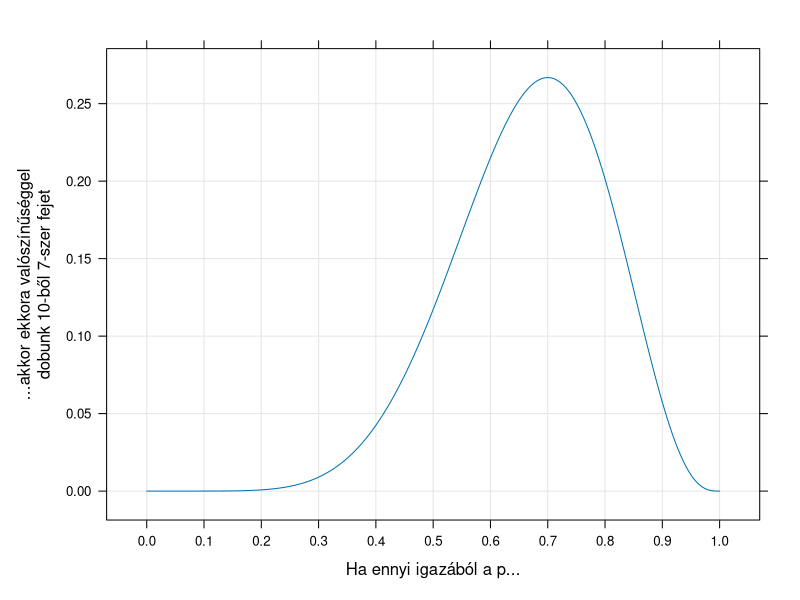
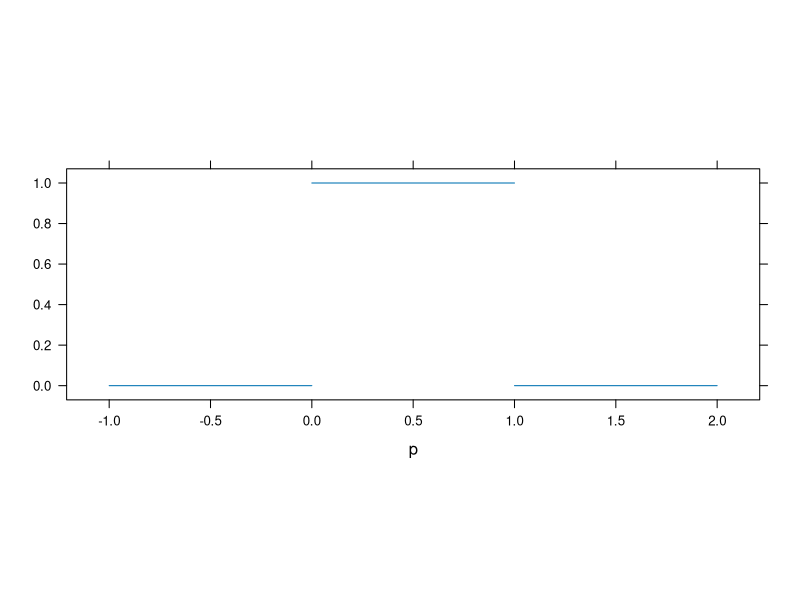
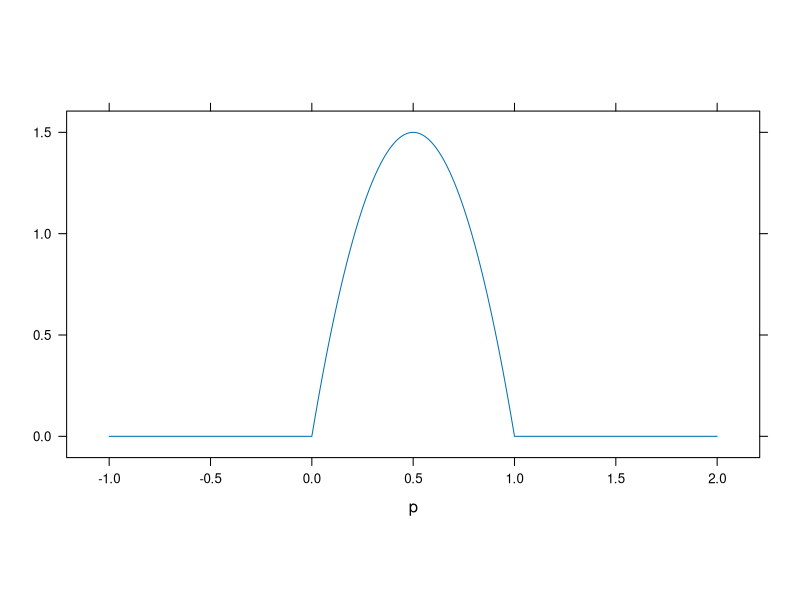
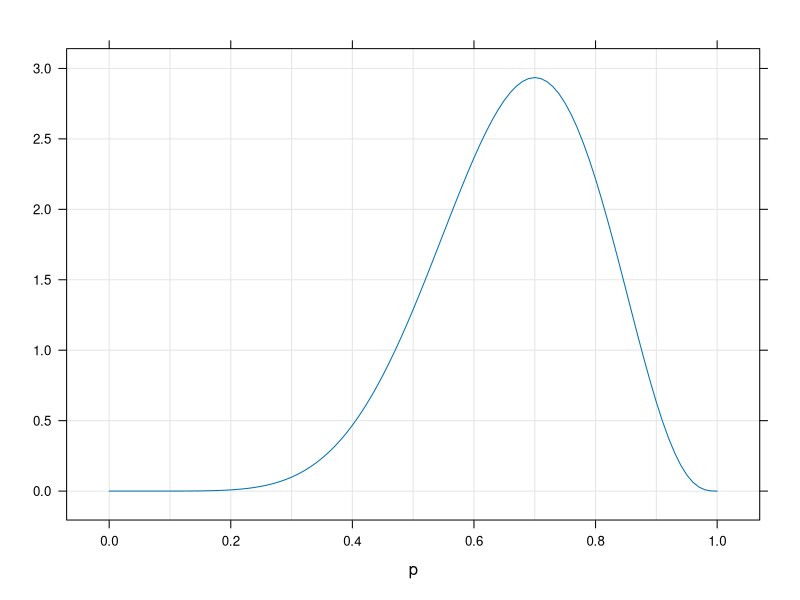
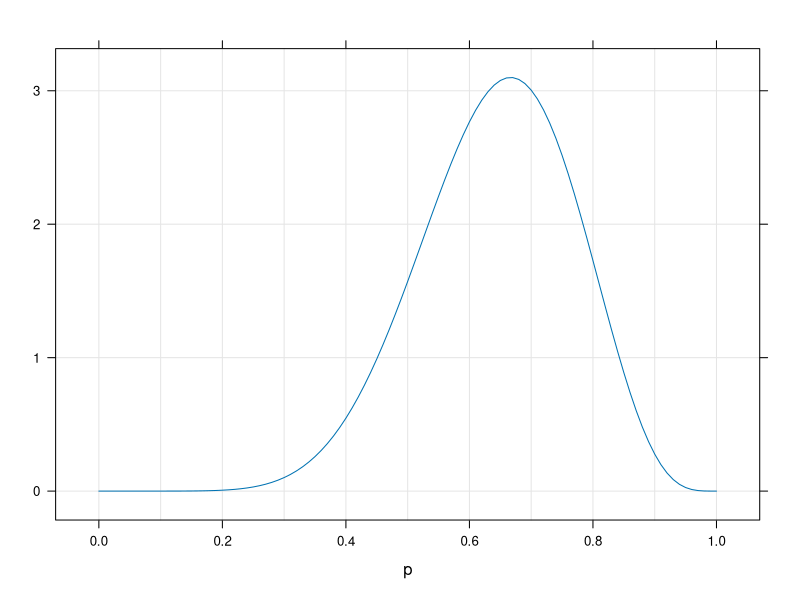
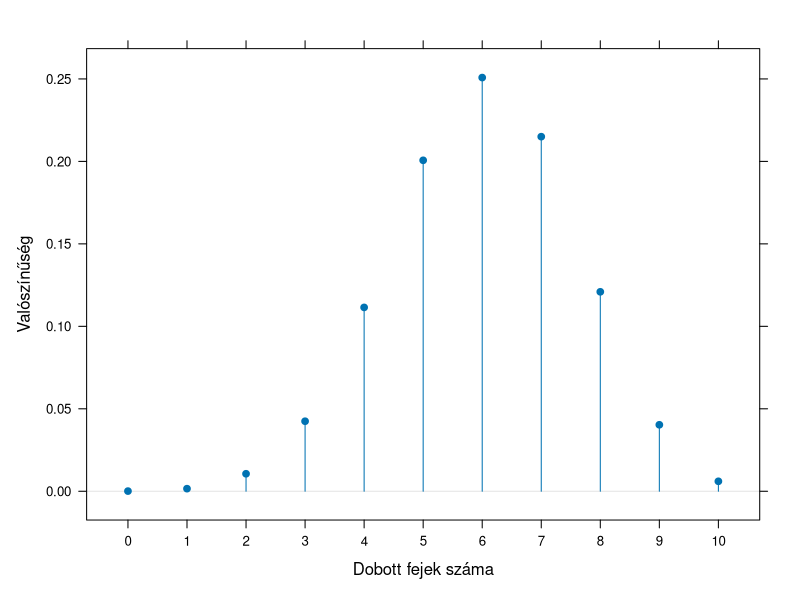

Source code (R) for these figures, in order:
## ---- chunk 1
distr01panel <- function( ... ) {
  lattice::panel.abline( v = seq( 0, 1, 0.1 ), col = lattice::trellis.par.get("reference.line")$col )
  lattice::panel.grid( h = -1, v = 0 )
  lattice::panel.xyplot( ... )
}
set.seed(1)
## ---- chunk 2
lattice::xyplot( dbinom( 7, 10, seq( 0, 1, 0.001 ) )~seq( 0, 1, 0.001 ), type = "l",
                 scales = list( x = list( at = seq( 0, 1, 0.1 ) ), y = list( at = seq( 0, 0.25, 0.05 ) ) ),
                 xlab = "Ha ennyi igazából a p...", ylab = "...akkor ekkora valószínűséggel\ndobunk 10-ből 7-szer fejet",
                 panel = distr01panel )
## ---- chunk 3
cat("<div style='text-align: right;border-bottom: 1px solid black; width: 40%;margin-left:auto; margin-right:0'>Két dolog van, aminél jobb, ha az ember nem látja hogyan készül: a kolbász és a [statisztikai] becslés.</div><div style='text-align: right; width:40%;margin-left:auto;margin-right:0'><i>Edward Leamer</i></div><br>")
## ---- chunk 4
cat("<div style='text-align: right;border-bottom: 1px solid black; width: 40%;margin-left:auto; margin-right:0'>Sok nehézséget megspórolnánk, ha [a bayes-i statisztika hívei] követnék Bayes példáját, és csak a haláluk után publikálnának.</div><div style='text-align: right; width:40%;margin-left:auto;margin-right:0'><i>Maurice Kendall</i></div><br>")
## ---- chunk 5
cat("<div style='text-align: right;border-bottom: 1px solid black; width: 40%;margin-left:auto; margin-right:0'>Azt gondolom, hogy van jogos érv a nem bayes-i eljárások használatának védelmében, jelesül, a tudatlanság.</div><div style='text-align: right; width:40%;margin-left:auto;margin-right:0'><i>John Skilling</i></div><br>")
## ---- chunk 6
lattice::xyplot( c( 0, 0, NA, 1, 1, NA, 0, 0 )~c( -1, 0, NA, 0, 1, NA, 1, 2 ), type = "l",
                 xlab = "p", ylab = "", aspect = "iso" )
## ---- chunk 7
lattice::xyplot( dbeta( seq( -1, 2, 0.01 ), 2, 2 )~seq( -1, 2, 0.01 ), type = "l", xlab = "p", ylab = "", aspect = "iso" )
## ---- chunk 8
lattice::xyplot( dbeta( seq( 0, 1, 0.01 ), 1+7, 1+10-7 )~seq( 0, 1, 0.01 ), type = "l", xlab = "p", ylab = "",
                 panel = distr01panel )
## ---- chunk 9
lattice::xyplot( dbeta( seq( 0, 1, 0.01 ), 2+7, 2+10-7 )~seq( 0, 1, 0.01 ), type = "l", xlab = "p", ylab = "",
                 panel = distr01panel )
## ---- chunk 10
cat("<div style='text-align: right;border-bottom: 1px solid black; width: 40%;margin-left:auto; margin-right:0'>Az egyetlen mód, hogy érthetővé tegyük a frekventista eljárásokat az, ha hazudunk róluk.</div><div style='text-align: right; width:40%;margin-left:auto;margin-right:0'><i>Frank Harrell</i></div><br>")
## ---- chunk 11
lattice::xyplot( dbinom( 0:10, 10, 0.6 )~0:10, scales = list( x = list( at = 0:10 ) ),
                 xlab = "Dobott fejek száma", ylab = "Valószínűség",
                 panel = function( x, y, ... ) {
                   lattice::panel.abline( h = 0, col = lattice::trellis.par.get("reference.line")$col )
                   lattice::panel.xyplot( x, y, type = "h", ... )
                   lattice::panel.points( x, y, pch = 19 )
                 })
